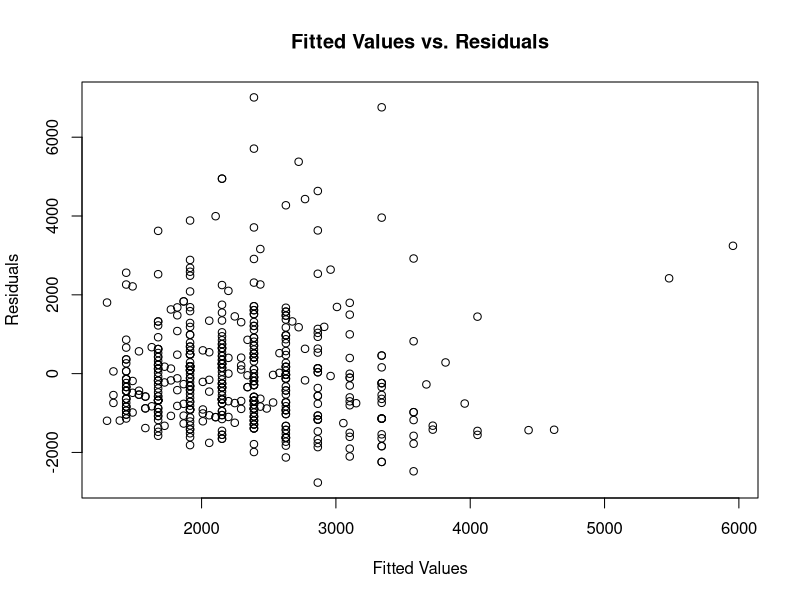
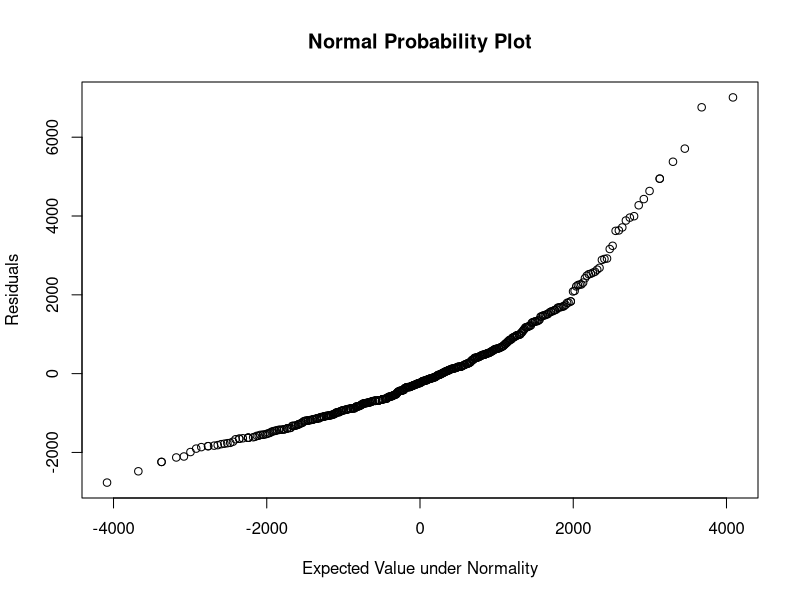

R code for these plots, in order: (Note: this script raises an error after producing the figures.)
## ---- chunk 1
q2_data = read.csv("question2.csv")
lm_q2 = lm(y~x, data=q2_data)
summary(lm_q2)
## ---- chunk 2
build_residual_qq <- function(lm, df, rse){
  ei = lm$residuals
  fitted_values = lm$fitted.values
  
  par(mfrow=c(1,1))
  plot(fitted_values, ei, xlab="Fitted Values", ylab="Residuals")
  title(main="Fitted Values vs. Residuals")
  
  
  ri = rank(ei)
  n = nrow(df)
  zr = (ri-0.375)/(n+0.25)
  
  #residual standard error from summary(lm) above
  zr1 = rse*qnorm(zr)
  
  print(cor.test(zr1, ei))
  
  plot(zr1, ei, xlab="Expected Value under Normality",ylab="Residuals")
  title(main="Normal Probability Plot")
    
}

build_residual_qq(lm=lm_q2, df=q2_data, rse=1352)

## ---- chunk 3
confint(lm_q2, level=1-0.1/2)
## ---- chunk 4
Xh = data.frame(x=c(85,90))
g = nrow(Xh)

alpha = 0.1
CI.New = predict(lm_q2, Xh, se.fit= TRUE, level = 1-alpha)
B = qt(1 -alpha / (2*g), lm_q2$df)
S = sqrt( g * qf( 1 -alpha, g, lm_q2$df))
spred = sqrt( CI.New$residual.scale^2 + (CI.New$se.fit)^2 ) # (2.38)

print(B)
print(S)

## ---- chunk 5
pred_new_CI = t(
rbind(
"Xh" = array(t(Xh)),
"s.pred" = array(spred),
"fit" = array(CI.New$fit),
"lower.B" = array(CI.New$fit-B * spred),
"upper.B" = array(CI.New$fit+ B * spred))
)

pred_new_CI
## ---- chunk 6
predict(lm_q2, Xh, se.fit= TRUE, interval = "prediction", level = 1-alpha/g)
## ---- chunk 7
summary(q2_data$x)
## ---- chunk 8

ei = lm_q2$residuals
df = data.frame(cbind(q2_data$y,q2_data$x,ei))
df1 = df[df[,2]<=21,]
df2 = df[df[,2]>21,]

med1 = median(df1[,3])
med2 = median(df2[,3])

#n1
n1 = nrow(df1)
print(n1)

#n2
n2 = nrow(df2)
print(n2)

d1 = abs(df1[,3]-med1)
d2 = abs(df2[,3]-med2)

#calculate means for our answer 
mean_d1 = mean(d1)
print(mean_d1)
mean_d2 = mean(d2)
print(mean_d2)

s2 = (var(d1)*(n1-1)+var(d2)*(n2-1))/(n1+n2-2)
print(s2)

#calculate s
s = sqrt(s2)
print(s)

#testStastic = (mean.d1 - mean.d2) / (s * sqrt((1/n1)+1/n2)
testStastic = (mean_d1-mean_d2)/(s*sqrt((1/n1)+(1/n2)))  
print(testStastic)

t = qt(1-0.05/2, lm_q2$df.residual) 
print(t)


## ---- chunk 9
library(MASS)
par(mfrow=c(1,1))
boxcox(lm_q2)

## ---- chunk 10
y1 = log(q2_data$y)
q2_data = cbind(q2_data, y1)

## ---- chunk 11
lm_q2_t = lm(y1~x, data=q2_data)
summary(lm_q2_t)
## ---- chunk 12
build_residual_qq(lm=lm_q2_t, df=q2_data, rse=0.6361)

## ---- chunk 13
plot(lm_q2_t)
## ---- chunk 14

## ---- chunk 15

## ---- chunk 16

## ---- chunk 17

## ---- chunk 18

